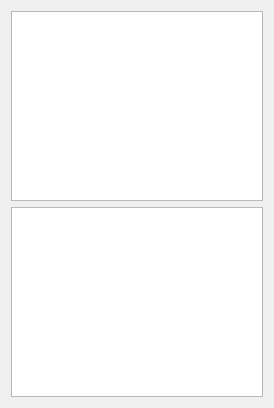
<?xml version="1.0" encoding="UTF-8"?>
<ui version="4.0">
 <class>Form</class>
 <widget class="QWidget" name="Form">
  <property name="geometry">
   <rect>
    <x>0</x>
    <y>0</y>
    <width>274</width>
    <height>408</height>
   </rect>
  </property>
  <property name="sizePolicy">
   <sizepolicy hsizetype="Minimum" vsizetype="Minimum">
    <horstretch>0</horstretch>
    <verstretch>0</verstretch>
   </sizepolicy>
  </property>
  <property name="windowTitle">
   <string>Form</string>
  </property>
  <layout class="QVBoxLayout" name="verticalLayout">
   <item>
    <widget class="PlotWidget" name="PhaseX"/>
   </item>
   <item>
    <widget class="PlotWidget" name="PhaseZ"/>
   </item>
  </layout>
 </widget>
 <customwidgets>
  <customwidget>
   <class>PlotWidget</class>
   <extends>QGraphicsView</extends>
   <header>pyqtgraph</header>
  </customwidget>
 </customwidgets>
 <resources/>
 <connections/>
</ui>
